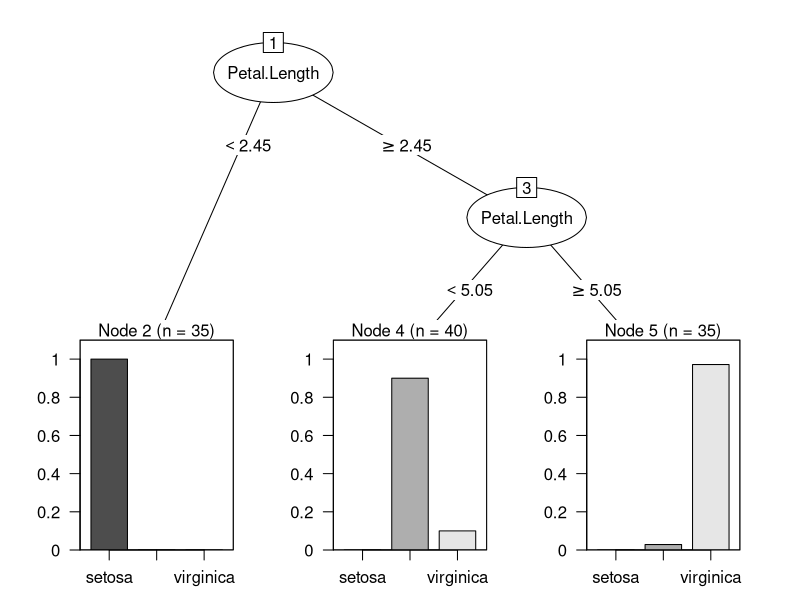

The R script that drew this image:
library(rpart) #決定木のパッケージ
library(partykit)

#irisをテストとトレーニングに分ける
index <- sample(1:150, 110) #乱数で分ける
train <- iris[index,]
test <- iris[-index,]

#決定木
(dt <- rpart(Species~.,data=train))

#決定木の表示（indexからplotまで繰り返すと結果がたまに変わる
#決定木は再現性に乏しいため（データロバストでない）
#でもアンサンブル学習ではこれが良い方向に働く
plot(as.party(dt))

#予測
predict(dt, test)
res <- predict(dt, test, type="class")
(t <- table(res,test$Species))
(cr <- sum(diag(t)/sum(t))) #正答率
